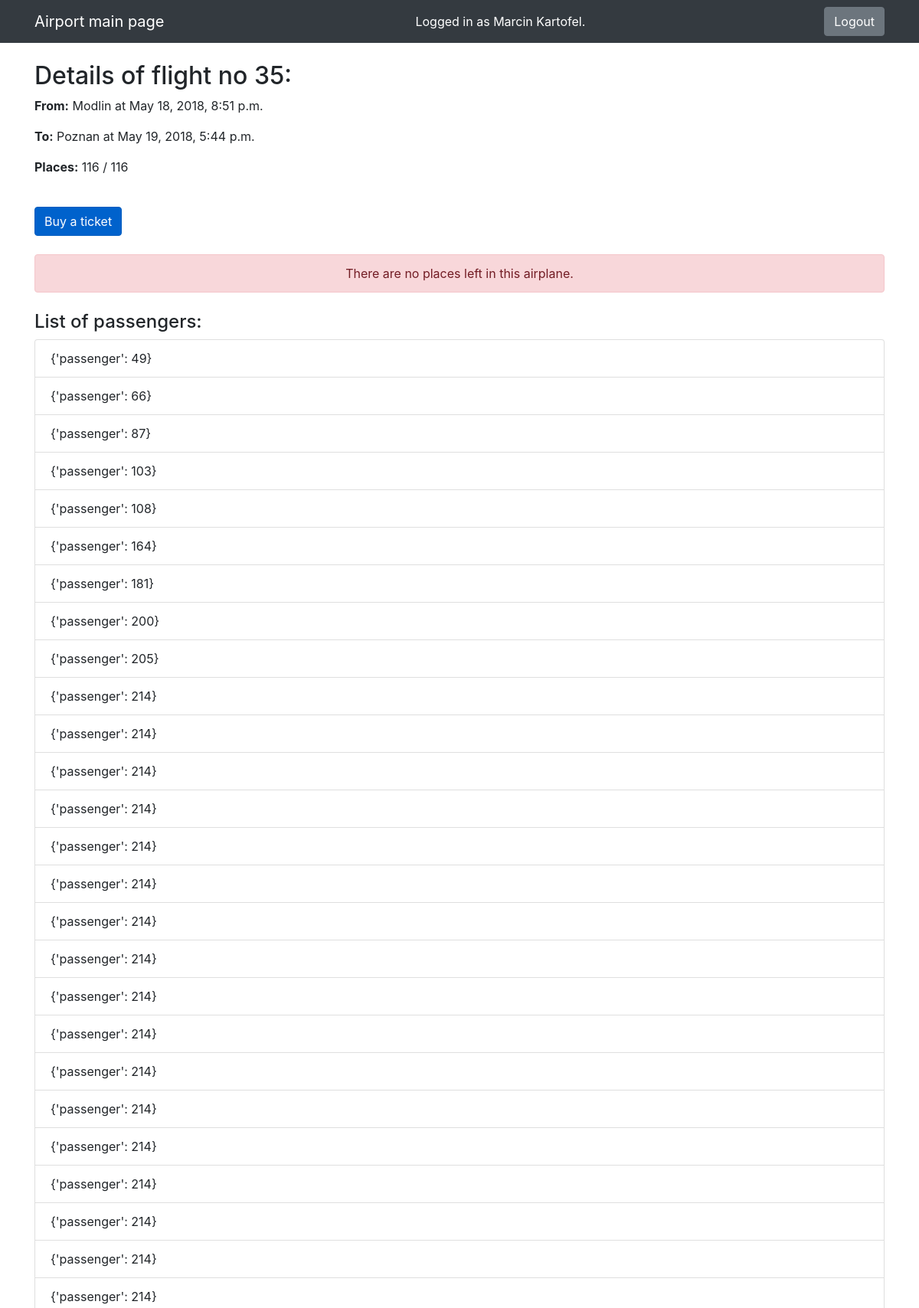
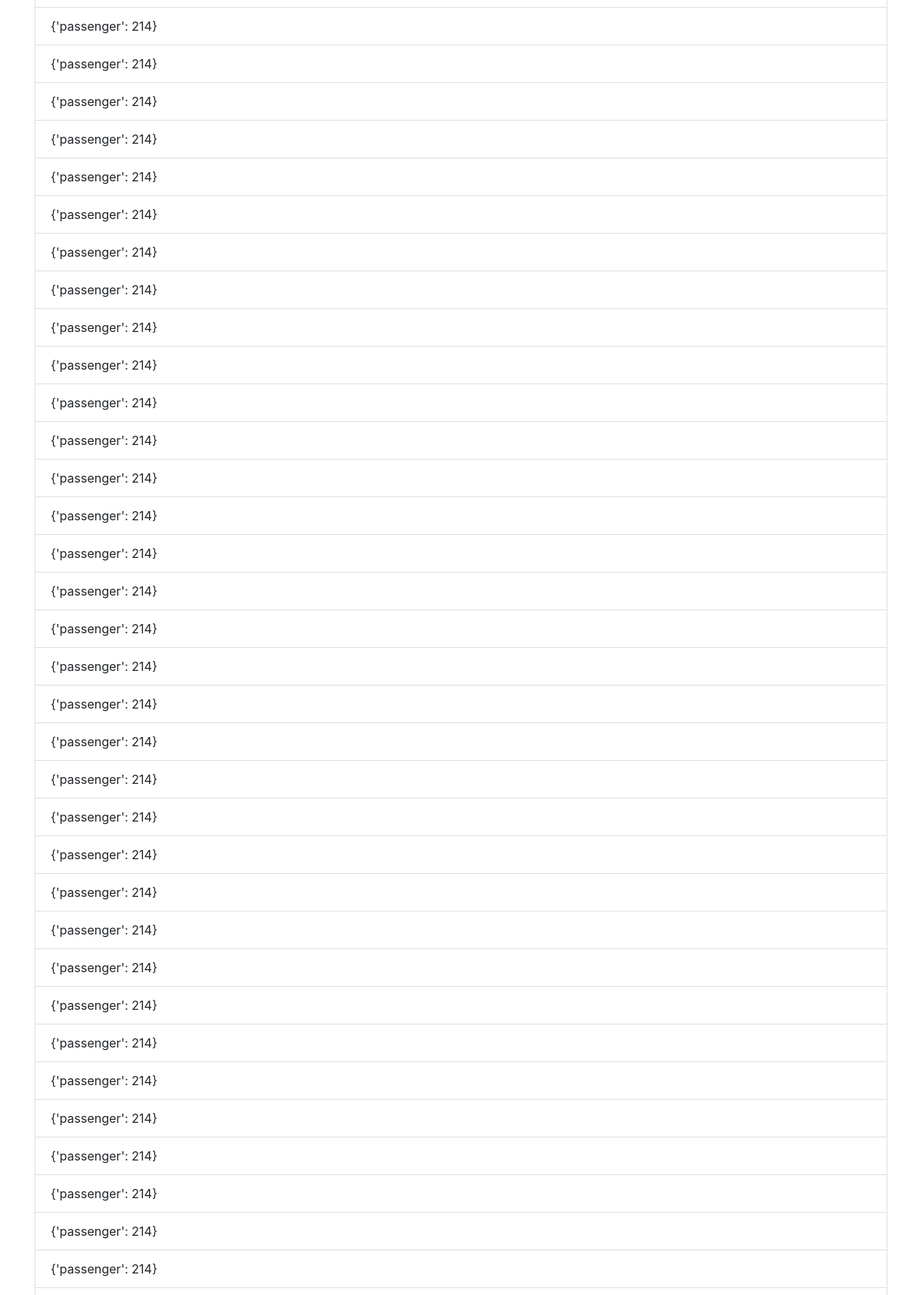
/airport/buy_ticket/35/ (signed in, upper part), run on the app's committed database (2 pictures, top to bottom).
### airport/models.py (models this page shows, shortened)
class User(AbstractUser):
    first_name = models.CharField(max_length=20)
    last_name = models.CharField(max_length=20)

class Flight(models.Model):
    airplane = models.ForeignKey(Airplane, on_delete=models.CASCADE)
    source = models.CharField(max_length=20)
    destination = models.CharField(max_length=20)
    departure_time = models.DateTimeField()
    arrival_time = models.DateTimeField()

class Airplane(models.Model):
    number = models.IntegerField(unique=True)
    capacity = models.IntegerField()

### airport/views.py (the view)
# urls.py: path('buy_ticket/<int:flight_no>/', views.buy_ticket, name='buy_ticket'),
@transaction.atomic
def buy_ticket(request, flight_no):
    flight = Flight.objects.filter(pk=flight_no)[0]
    if flight is None:
        context = {'no_such_flight': True}
        return render(request, 'airport/notifications.html', context)
    from django.core.exceptions import ValidationError
    try:
        ticket = Ticket.objects.create(passenger=request.user, flight=flight)
    except ValidationError:
        passengers = Ticket.objects.filter(flight=flight).values('passenger')
        context = {'flight': flight, 'passengers': passengers, 'no_places': True}
        return render(request, 'airport/flight_details.html', context)
    passengers = Ticket.objects.filter(flight=flight).values('passenger')
    context = {'flight': flight, 'passengers': passengers, 'ticket_bought': True}
    return render(request, 'airport/flight_details.html', context)

### airport/models.py (called while the page is built)
    def clean(self):
        capacity = self.flight.airplane.capacity
        number_of_passengers = len(Ticket.objects.filter(flight=self.flight))
        if capacity <= number_of_passengers:
            raise ValidationError("All places in this airplane are booked up.")

    def save(self, *args, **kwargs):
        self.full_clean()
        return super(Ticket, self).save(*args, **kwargs)

### airport/templates/airport/flight_details.html (shortened to what this page needs)
{% extends 'airport/base.html' %}
{% block content %}
    <h2 class="mt-4">Details of flight no {{ flight.pk }}:</h2>
    <p><b>From:</b> {{ flight.source }} at {{ flight.departure_time }}</p>
    <p><b>To:</b> {{ flight.destination }} at {{ flight.arrival_time }}</p>
    <p><b>Places:</b> {{ passengers|length }} / {{ flight.airplane.capacity }}</p>
    {% if request.user.is_authenticated %}
        <a href="{% url 'airport:buy_ticket' flight.pk %}" class="btn btn-primary active mt-4 my-4">Buy a ticket</a>
    {% else %}
        <a href=# class="btn btn-primary disabled mt-4 my-4">Log in to buy ticket</a>
    {% endif %}
        {% if no_places %}
        <div class="alert alert-danger text-center">
            There are no places left in this airplane.
        </div>
    {% endif %}
    <h4 class="mt-4">List of passengers:</h4>
    <ul class="list-group">
    {% for passenger in passengers %}
        <li class="list-group-item">{{ passenger }}</li>
    {% endfor %}
    </ul>
{% endblock %}

### airport/templates/airport/base.html (shortened to what this page needs)
<!DOCTYPE html>
{% load static %}
<html lang="en">
<head>
    <link rel="stylesheet" href="https://stackpath.bootstrapcdn.com/bootstrap/4.1.0/css/bootstrap.min.css">
    <link href="{% static 'airport/style.css' %}" rel="stylesheet">
</head>
<body>
<header>
    <nav class="navbar navbar-expand-lg navbar-dark bg-dark fixed-top">
        <div class="container">
            <a class="navbar-brand" href="{% url 'airport:mainpage' %}">Airport main page</a>
            {% if request.user.is_authenticated %}
                <span class="text-white">
                Logged in as {{ request.user.first_name }} {{ request.user.last_name }}.
            </span>
                <a class="btn btn-secondary" href="{% url 'airport:logout_view' %}">
                    Logout
                </a>
            {% else %}
                <button type="button" class="btn btn-primary" data-toggle="modal" data-target="#login-modal">
                    Sign in/Sign up
                </button>
            {% endif %}
        </div>
    </nav>
</header>
<main>
    <div class="container">
        {% block content %}
        {% endblock %}
    </div>
</main>
</body>
</html>

### airport/static/airport/style.css (style rules this page uses)
body { padding-top: 54px; }
@media (min-width: 992px) { body { padding-top: 56px; } }
html { position: relative; min-height: 100%; }
body { margin-bottom: 60px; }

### data on the page
User: user.first_name "Marcin", user.last_name "Kartofel"
Flight: pk "35", source "Modlin", departure_time "May 18, 2018, 8:51 p.m.", destination "Poznan", arrival_time "May 19, 2018, 5:44 p.m.", airplane.capacity "116"

### other printed values
{{ passengers|length }} "116"
{{ passenger }} "{'passenger': 49}" "{'passenger': 66}" "{'passenger': 87}" "{'passenger': 103}" "{'passenger': 108}" "{'passenger': 164}" "{'passenger': 181}" "{'passenger': 200}" "{'passenger': 205}" "{'passenger': 214}" "{'passenger': 214}" "{'passenger': 214}" "{'passenger': 214}" "{'passenger': 214}" "{'passenger': 214}" "{'passenger': 214}" "{'passenger': 214}" "{'passenger': 214}" "{'passenger': 214}" "{'passenger': 214}" "{'passenger': 214}" "{'passenger': 214}" "{'passenger': 214}" "{'passenger': 214}" "{'passenger': 214}" "{'passenger': 214}" "{'passenger': 214}" "{'passenger': 214}" "{'passenger': 214}" "{'passenger': 214}" "{'passenger': 214}" "{'passenger': 214}" "{'passenger': 214}" "{'passenger': 214}" "{'passenger': 214}" "{'passenger': 214}" "{'passenger': 214}" "{'passenger': 214}" "{'passenger': 214}" "{'passenger': 214}" "{'passenger': 214}" "{'passenger': 214}" "{'passenger': 214}" "{'passenger': 214}" "{'passenger': 214}" "{'passenger': 214}" "{'passenger': 214}" "{'passenger': 214}" "{'passenger': 214}" "{'passenger': 214}" "{'passenger': 214}" "{'passenger': 214}" "{'passenger': 214}" "{'passenger': 214}" "{'passenger': 214}" "{'passenger': 214}" "{'passenger': 214}" "{'passenger': 214}" "{'passenger': 214}" "{'passenger': 214}"
